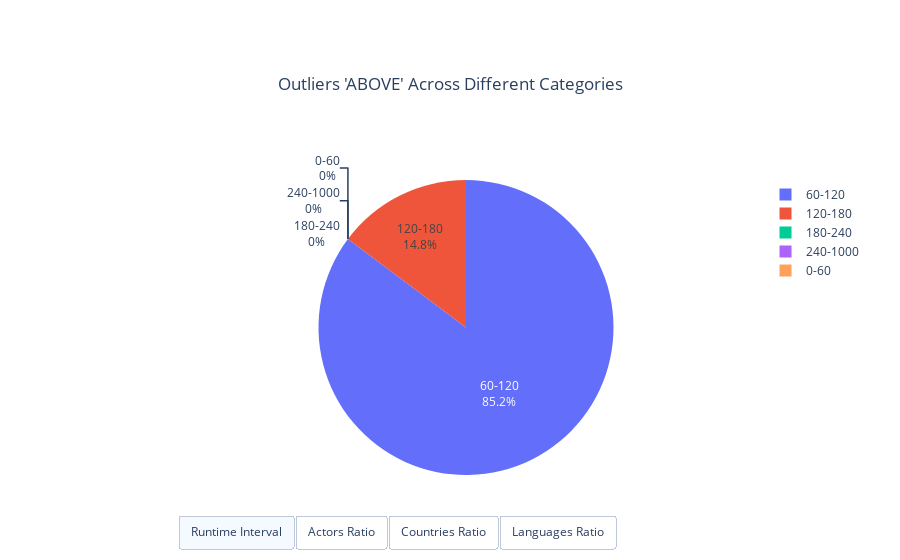

Notebook source saved alongside this figure:
### Code cell
fig = create_interactive_plots(outliers_above, final,"Outliers 'ABOVE' Across Different Categories")

# Save the plot as an HTML file (for interactive features)
fig.write_html('assets/plots/outliers_above.html')

# Save the plot as an image file (e.g., PNG)
fig.write_image('assets/plots/outliers_above.png', engine='kaleido')

### Figure 1 — Plotly figure (JSON) as saved in the notebook; plotly's stock layout.template omitted (floating-point values rounded to 4 significant figures)
{"data": [{"hoverinfo": "label+percent+name", "labels": ["60-120", "120-180", "180-240", "240-1000", "0-60"], "name": "Runtime", "textinfo": "label+percent", "type": "pie", "values": [150, 26, 0, 0, 0]}, {"hoverinfo": "label+percent+name", "labels": ["0-25%", "25-50%", "50-75%", "75-100%"], "name": "Actors", "textinfo": "label+percent", "type": "pie", "values": [105, 62, 9, 0], "visible": false}, {"hoverinfo": "label+percent+name", "labels": ["75-100%", "25-50%", "0-25%", "50-75%"], "name": "Countries", "textinfo": "label+percent", "type": "pie", "values": [167, 8, 1, 0], "visible": false}, {"hoverinfo": "label+percent+name", "labels": ["75-100%", "25-50%", "50-75%", "0-25%"], "name": "Languages", "textinfo": "label+percent", "type": "pie", "values": [157, 8, 6, 5], "visible": false}], "layout": {"margin": {"t": 180}, "title": {"text": "Outliers 'ABOVE' Across Different Categories", "x": 0.5}, "updatemenus": [{"buttons": [{"args": [{"visible": [true, false, false, false]}], "label": "Runtime Interval", "method": "update"}, {"args": [{"visible": [false, true, false, false]}], "label": "Actors Ratio", "method": "update"}, {"args": [{"visible": [false, false, true, false]}], "label": "Countries Ratio", "method": "update"}, {"args": [{"visible": [false, false, false, true]}], "label": "Languages Ratio", "method": "update"}], "direction": "left", "pad": {"r": 10, "t": 10}, "showactive": true, "type": "buttons", "x": 0, "xanchor": "left", "y": -0.1, "yanchor": "top"}]}}
